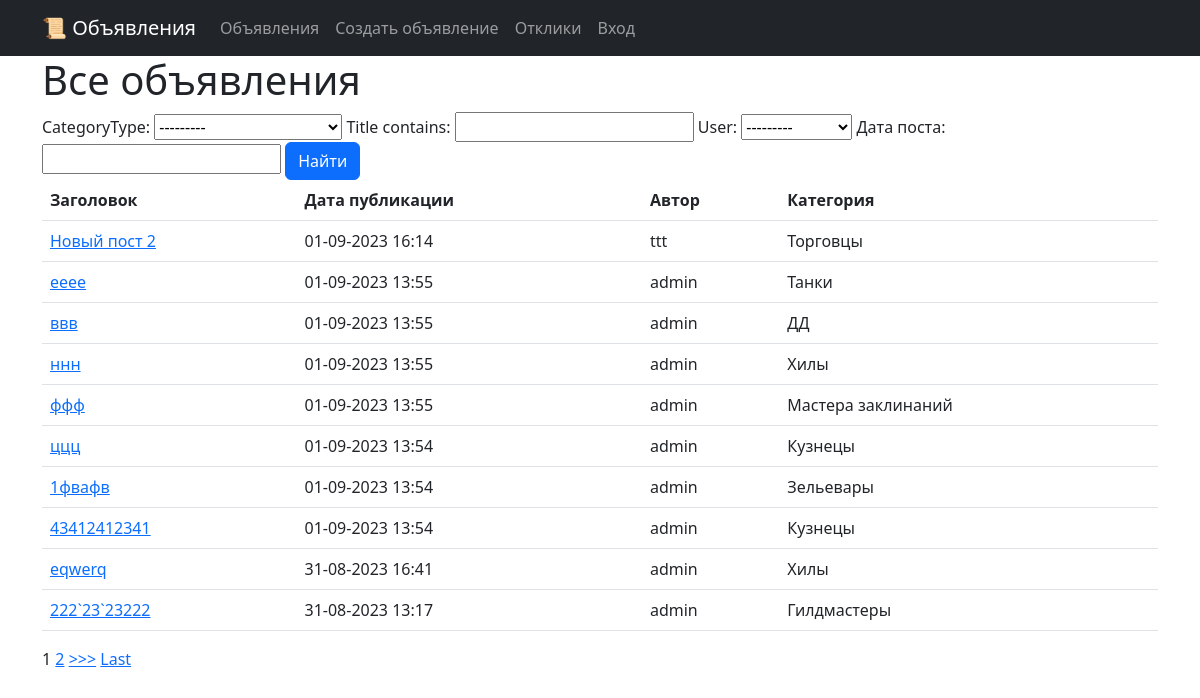
Before: / with the older database file.
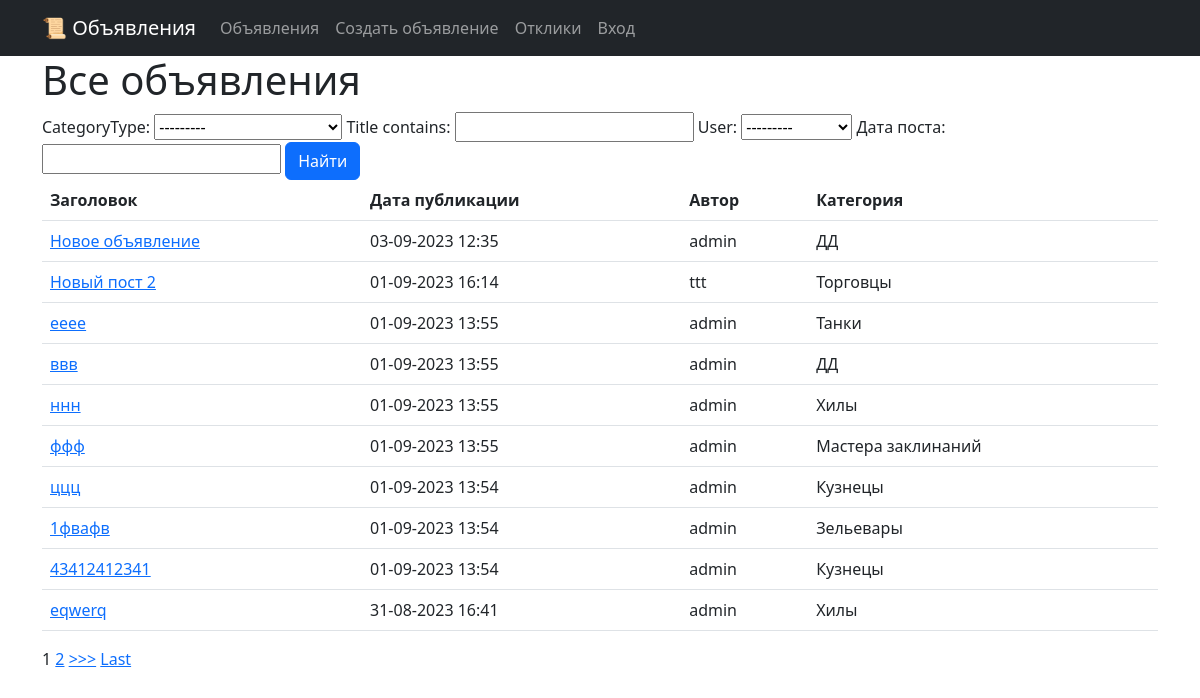
After: the same page with the newer database file.
### boardapp/models.py (models this page shows, shortened)
class Post(models.Model):
    user = models.ForeignKey(User, on_delete=models.CASCADE, related_name='user_posts')
    title = models.CharField(max_length=128)
    content = models.TextField()
    dateCreation = models.DateTimeField(auto_now_add=True)
    TANK = 'TK'
    HEAL = 'HL'
    DD = 'DD'
    MERCHANT = 'MC'
    GUILDMASTER = 'GM'
    QUESTGIVER = 'QG'
    BLACKSMITH = 'BS'
    LEATHERWORKER = 'LW'
    POTIONSMASTER = 'PM'
    SPELLMASTER = 'SM'
    CATEGORY_CHOICES = (
        (TANK, 'Танки'),
        (HEAL, 'Хилы'),
        (DD, 'ДД'),
        (MERCHANT, 'Торговцы'),
        (GUILDMASTER, 'Гилдмастеры'),
        (QUESTGIVER, 'Квестгиверы'),
        (BLACKSMITH, 'Кузнецы'),
        (LEATHERWORKER, 'Кожевники'),
        (POTIONSMASTER, 'Зельевары'),
        (SPELLMASTER, 'Мастера заклинаний'),
    )
    categoryType = models.CharField(max_length=2, choices=CATEGORY_CHOICES)

### boardapp/views.py (the view)
# urls.py: path('', PostList.as_view(), name='posts_start'),
class PostList(ListView):
    model = Post
    template_name='boardapp/postlist.html'
    context_object_name='posts'
    ordering = ['-dateCreation'] # сортировка с помощью дженерика
    paginate_by = 10
    def get_context_data(self, **kwargs):
        context = super().get_context_data(**kwargs)
        context['filter'] = PostFilter(self.request.GET, queryset=self.get_queryset())
        filtered_posts = context['filter'].qs
        paginator = Paginator(filtered_posts, self.paginate_by)
        page = self.request.GET.get('page')
        try:
            posts = paginator.page(page)
        except PageNotAnInteger:
            posts = paginator.page(1)
        except EmptyPage:
            posts = paginator.page(paginator.num_pages)
        context['posts'] = posts
        return context

### boardapp/templates/boardapp/postlist.html (shortened to what this page needs)
{% extends 'layout/default.html' %}
{% block content %}
    <h1>Все объявления</h1>
    <form method="GET">
        {{ filter.form }}
        <input class="btn btn-primary" type="submit" value="Найти">
    </form>
    {% if posts %}
        <table  class="table table-hover">
            <tr>
                <th scope="col">
                    Заголовок
                </th>
                <th scope="col">
                    Дата публикации
                </th>
                <th scope="col">
                    Автор
                </th>
                <th scope="col">
                    Категория
                </th>
            </tr>
            {% for p in posts %}
            <tr>
                <td>
                    <a href="{% url 'post_detail' p.id %}">
                        {{p.title}}
                    </a>
                </td>
                <td>
                    {{p.dateCreation|date:'d-m-Y H:i'}}
                </td>
                <td>
                    {{p.user.username}}
                </td>
                <td>
                    {{p.get_categoryType_display}}
                </td>
            </tr>
            {% endfor %}
        </table>
        {% include 'boardapp/parts/paginator.html' %}
        {% else %}
        <h3>Нет объявлений</h3>
    {% endif %}
{% endblock content %}

Changed rows visible on the page:
no longer on this page (row unchanged): Post: title "222`23`23222", dateCreation "31-08-2023 13:17", user.username "admin", categoryType "Гилдмастеры"
added Post: title "Новое объявление", dateCreation "03-09-2023 12:35", user.username "admin", categoryType "ДД"
